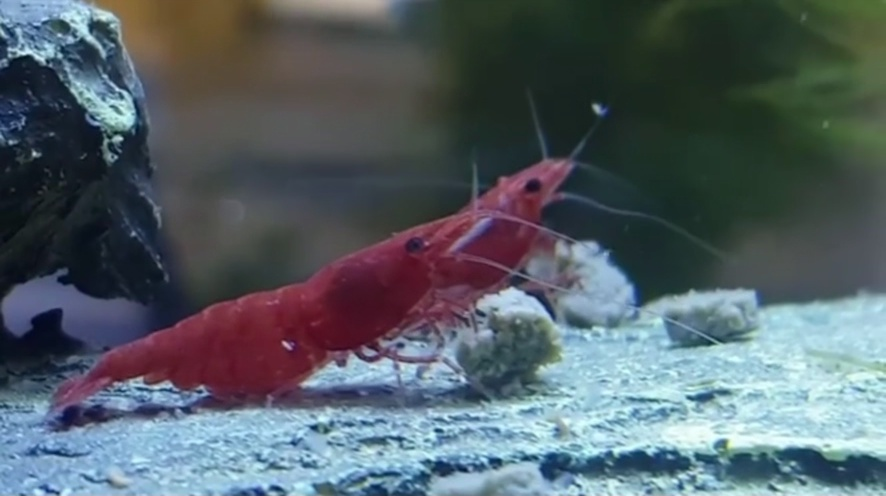
#> input picture ui/assets/video_013_raw.jpg, 886 x 496 px
$ python -i tracker.py   (imports and definitions only)
#> lines starting #> are read from the running program, lines starting #| are printed output that depends on the picture; after the words box and inside, x2 and y2 are one past the last pixel; in counts of white or black regions, pixels touching at a corner belong together
#> further down, picture is the input picture: shape (496, 886, 3); mean B, G, R 102.5, 96.1, 84.9
"""
Precision Underwater Shrimp Vision & Group Tracking Engine.
Combines:
1. Multi-Stream Aquatic Detection:
   - Chromatic Salience Stream (red/orange/carotenoid feeding shrimp, e.g. Neocaridina, P. monodon)
   - Translucent Morphometric Saliency Stream (P. vannamei whiteleg shrimp bodies & antennae)
   - Motion Gated Stream (MOG2 for swimming pelagic schools)
   - YOLOv8 Single-Shot Detection
2. Biometric Morphological Validation (aspect ratio, solidity, extent)
3. Non-Maximum Suppression (NMS) multi-stream fusion
4. Temporal Track Association with Persistence (handles stationary feeding & fast swimming)
5. DBSCAN Spatial Swarm Grouping with depth-calibrated radius and convex hulls
"""

from typing import List, Dict, Any, Tuple, Optional
from dataclasses import dataclass, field
from pathlib import Path
import cv2
import warnings
import numpy as np
from sklearn.cluster import DBSCAN

try:
    from ultralytics import YOLO
    ULTRALYTICS_AVAILABLE = True
except ImportError:
    ULTRALYTICS_AVAILABLE = False


@dataclass
class TrackedShrimp:
    """Represents an unvalidated tracked shrimp candidate."""
    shrimp_id: int
    bbox: Tuple[int, int, int, int]  # (x1, y1, x2, y2)
    centroid: Tuple[int, int]         # (cx, cy)
    confidence: float
    group_id: int = -1                # -1 if solitary
    consecutive_hits: int = 1
    lost_frames: int = 0
    area: float = 0.0


@dataclass
class ShrimpGroup:
    """Represents a recognized cluster/school of shrimp tracked across frames."""
    group_id: int
    shrimp_count: int
    member_ids: List[int]
    centroid: Tuple[int, int]
    velocity: Tuple[float, float] = (0.0, 0.0)  # (dx, dy) motion vector
    convex_hull: Optional[np.ndarray] = None
    bounding_box: Optional[Tuple[int, int, int, int]] = None
    density: float = 0.0
    disappeared_frames: int = 0


class ShrimpGroupTracker:
    """
    Multi-Stream Precision Shrimp Tracker:
    - Generates candidate detections; performance requires labeled-data evaluation.
    """

    def __init__(
        self,
        model_path: str = "yolov8n.pt",
        weights_path: Optional[Any] = None,
        conf_threshold: float = 0.25,
        iou_threshold: float = 0.40,
        dbscan_eps: float = 65.0,
        dbscan_min_samples: int = 2,
        tracker_type: str = "bytetrack.yaml",
        device: str = "cpu",
        max_group_disappeared: int = 15,
        max_track_disappeared: int = 5,
        group_match_threshold: float = 120.0,
        min_track_hits: int = 2,
    ):
        if weights_path is not None:
            model_path = str(weights_path)

        self.conf_threshold = conf_threshold
        self.iou_threshold = iou_threshold
        self.dbscan_eps = dbscan_eps
        self.dbscan_min_samples = dbscan_min_samples
        self.tracker_type = tracker_type
        self.device = device
        self.max_group_disappeared = max_group_disappeared
        self.max_track_disappeared = max_track_disappeared
        self.group_match_threshold = group_match_threshold
        self.min_track_hits = min_track_hits

        self.group_palette = [
            (50, 205, 50),    # Lime Green
            (0, 215, 255),    # Amber
            (255, 99, 71),    # Tomato Red
            (30, 144, 255),   # Dodger Blue
            (238, 130, 238),  # Violet
            (0, 255, 255),    # Cyan
            (255, 105, 180),  # Hot Pink
            (138, 43, 226),   # Purple
            (0, 250, 154),    # Spring Green
            (255, 140, 0),    # Dark Orange
        ]

        # Pre-allocated morphological kernel bank for fast vectorized SIMD processing
        self.k_open_3 = cv2.getStructuringElement(cv2.MORPH_ELLIPSE, (3, 3))
        self.k_open_5 = cv2.getStructuringElement(cv2.MORPH_ELLIPSE, (5, 5))
        self.k_clean_7 = cv2.getStructuringElement(cv2.MORPH_ELLIPSE, (7, 7))
        self.max_proc_width = 960  # Fast inference pyramid for high-res 1080p/4K feeds

        # Aquatic motion background subtractor
        self.fgbg = cv2.createBackgroundSubtractorMOG2(history=50, varThreshold=40, detectShadows=False)

        # Track registry
        self.active_tracks: Dict[int, TrackedShrimp] = {}
        self.shrimp_trajectory_history: Dict[int, List[Tuple[int, int]]] = {}
        self.active_groups: Dict[int, ShrimpGroup] = {}
        self.next_shrimp_id = 1
        self.next_group_id = 1
        self.max_trajectory_len = 25

        # Model loading
        self.is_custom_model = False
        self.model = self._load_yolo_model(model_path)

    def _load_yolo_model(self, model_path: str):
        self.shrimp_class_ids = []
        p = Path(model_path)
        if not ULTRALYTICS_AVAILABLE or not p.is_file() or p.stat().st_size <= 1024:
            warnings.warn("No usable shrimp model: running unvalidated heuristic detector.", RuntimeWarning)
            return None
        try:
            model = YOLO(str(p))
            names = model.names
            items = names.items() if isinstance(names, dict) else enumerate(names)
            self.shrimp_class_ids = [int(k) for k, v in items if "shrimp" in str(v).lower()]
            self.is_custom_model = bool(self.shrimp_class_ids)
            if not self.is_custom_model:
                warnings.warn("Weights have no shrimp class; using heuristic candidates only.", RuntimeWarning)
                return None
            return model
        except Exception as exc:
            warnings.warn(f"Could not load shrimp weights: {exc}. Using heuristics.", RuntimeWarning)
            return None

    # [8 lines left out: function reset, not called in this run]

    def update(
        self,
        frame: np.ndarray,
        custom_eps: Optional[float] = None,
        custom_min_samples: Optional[int] = None,
    ) -> Tuple[List[TrackedShrimp], List[ShrimpGroup]]:
        """Main update step."""
        eps = custom_eps if custom_eps is not None else self.dbscan_eps
        min_samples = custom_min_samples if custom_min_samples is not None else self.dbscan_min_samples

        # 1. Multi-Stream Candidate Localization
        candidates = self._detect_shrimp_candidates(frame)

        # 2. Temporal Association & Tracking
        shrimps = self._update_tracks(candidates)

        # 3. DBSCAN Spatial Swarm Grouping
        groups = self._cluster_shrimp_groups(shrimps, eps=eps, min_samples=min_samples)

        # 4. Group Tracking Over Time
        tracked_groups = self._track_groups_over_time(groups)

        for shrimp in shrimps:
            shrimp.group_id = -1
        membership = {sid: group.group_id for group in tracked_groups for sid in group.member_ids}
        for shrimp in shrimps:
            shrimp.group_id = membership.get(shrimp.shrimp_id, -1)
        return shrimps, tracked_groups

    def _detect_shrimp_candidates(self, frame: np.ndarray) -> List[Tuple[int, int, int, int, float]]:
        """
        High-throughput multi-stream aquatic detector fusing:
        - Stream 1: Chromatic Pigmentation Mask (red/orange/pink shrimp)
        - Stream 2: Translucent / High-Contrast Optical Saliency (P. vannamei bodies)
        - Stream 3: Motion Foreground (MOG2)
        - Stream 4: Custom YOLO if loaded
        Downscales high-resolution frames before candidate extraction; measure speed on target hardware.
        """
        candidate_boxes = []
        candidate_confs = []

        h_f, w_f = frame.shape[:2]

        # 1. Fast multiscale pyramid: downscale 1080p/4K frames to normalized width for mask generation
        if w_f > self.max_proc_width:
            scale_factor = self.max_proc_width / float(w_f)
            proc_w = self.max_proc_width
            proc_h = int(h_f * scale_factor)
            proc_frame = cv2.resize(frame, (proc_w, proc_h), interpolation=cv2.INTER_LINEAR)
            inv_scale = 1.0 / scale_factor
        else:
            proc_frame = frame
            proc_w, proc_h = w_f, h_f
            inv_scale = 1.0

        # If custom shrimp model is available
        if self.is_custom_model and self.model is not None:
            try:
                results = self.model.predict(proc_frame, conf=self.conf_threshold, iou=self.iou_threshold, verbose=False, device=self.device, classes=self.shrimp_class_ids)
                if results and len(results) > 0:
                    for b in results[0].boxes:
                        coords = b.xyxy[0].cpu().numpy().astype(int)
                        conf = float(b.conf[0].cpu().numpy())
                        w = coords[2] - coords[0]
                        h = coords[3] - coords[1]
                        # scale back to native resolution
                        candidate_boxes.append([int(coords[0] * inv_scale), int(coords[1] * inv_scale), int(w * inv_scale), int(h * inv_scale)])
                        candidate_confs.append(conf)
            except Exception as exc:
                raise RuntimeError("Shrimp model inference failed; refusing silent fallback") from exc

        total_px = proc_w * proc_h
        min_area = max(140, int(total_px * 0.0008))
        max_area = min(250000, int(total_px * 0.50))

        # Stream 1: Chromatic Pigment Mask (e.g. Red cherry, orange feeding shrimp)
        hsv = cv2.cvtColor(proc_frame, cv2.COLOR_BGR2HSV)
#> hsv: shape (496, 886, 3); mean H, S, V 93, 83.4, 111
        m1 = cv2.inRange(hsv, np.array([0, 38, 25]), np.array([22, 255, 255]))
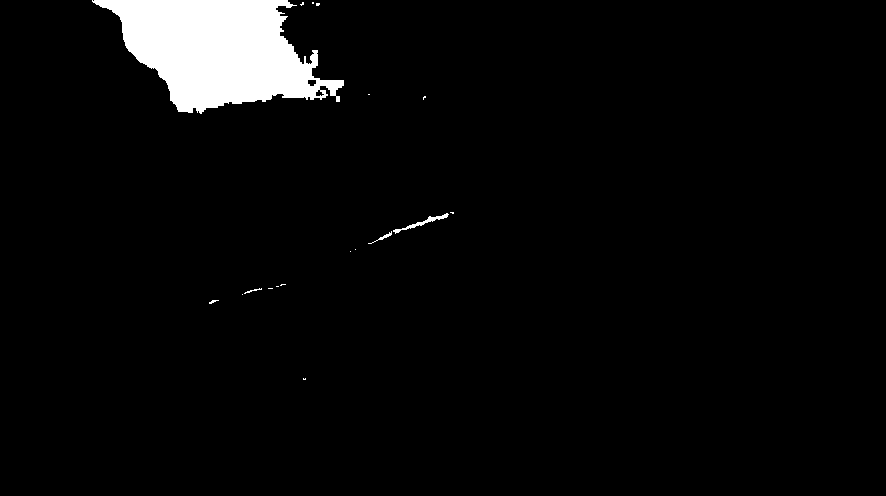
#> m1: shape (496, 886); 4% white; 18 white regions (13 under 20 px), largest, box (x1, y1, x2, y2) and area: (92, 0, 344, 114) 17084, (393, 213, 449, 234) 194, (368, 231, 392, 244) 52, (244, 288, 262, 294) 29, (209, 300, 219, 304) 20
        m2 = cv2.inRange(hsv, np.array([150, 38, 25]), np.array([180, 255, 255]))
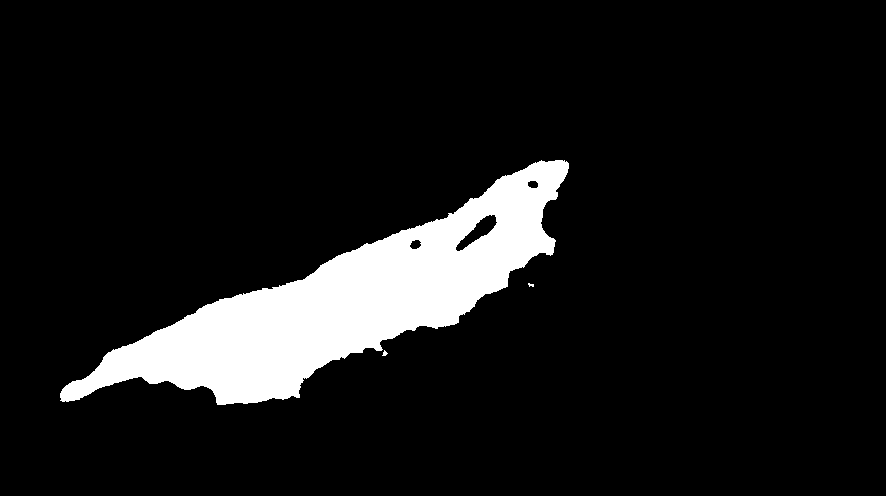
#> m2: shape (496, 886); 9.5% white; 3 white regions (1 under 20 px), largest, box (x1, y1, x2, y2) and area: (60, 160, 569, 405) 41914, (382, 350, 388, 356) 20
        chroma_mask = cv2.morphologyEx(m1 | m2, cv2.MORPH_OPEN, self.k_open_5)
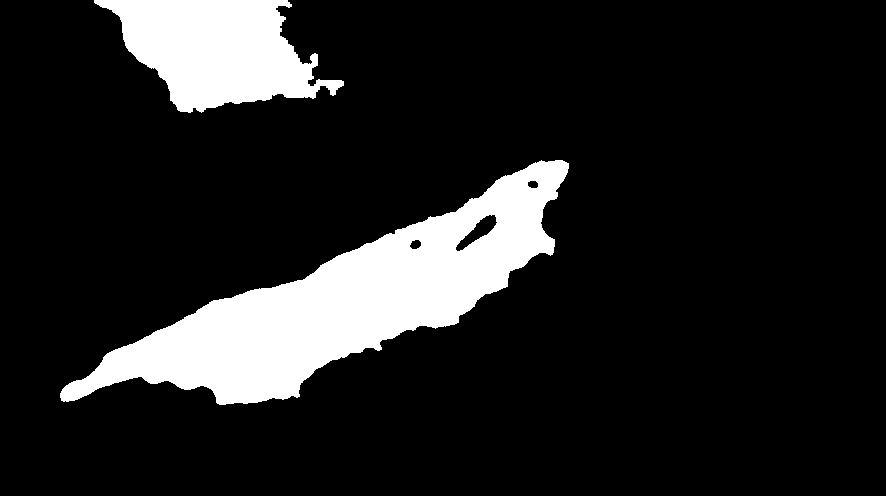
#> chroma_mask: shape (496, 886); 13.4% white; 2 white regions, box (x1, y1, x2, y2) and area: (60, 160, 569, 405) 42170, (94, 0, 344, 113) 16874

        # Stream 2: Motion Foreground
        fgmask = self.fgbg.apply(proc_frame)
#> fgmask: shape (496, 886); every value is 255
        motion_mask = cv2.morphologyEx(fgmask, cv2.MORPH_OPEN, self.k_open_5)

        # Stream 3: Translucent Morphological Saliency (P. vannamei bodies & antennae)
        gray = cv2.cvtColor(proc_frame, cv2.COLOR_BGR2GRAY)
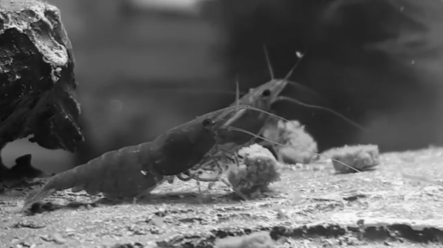
#> gray: shape (496, 886) (shown at 1/2 size); min 7, max 250, mean 93.5
        tophat = cv2.morphologyEx(gray, cv2.MORPH_TOPHAT, self.k_open_5)
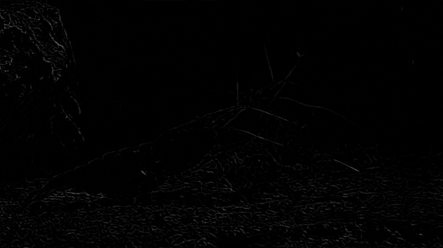
#> tophat: shape (496, 886) (shown at 1/2 size); min 0, max 105, mean 1.9
        # Saliency threshold tuned to suppress suspended sediment while isolating crustaceans
        _, tophat_mask = cv2.threshold(tophat, 36, 255, cv2.THRESH_BINARY)
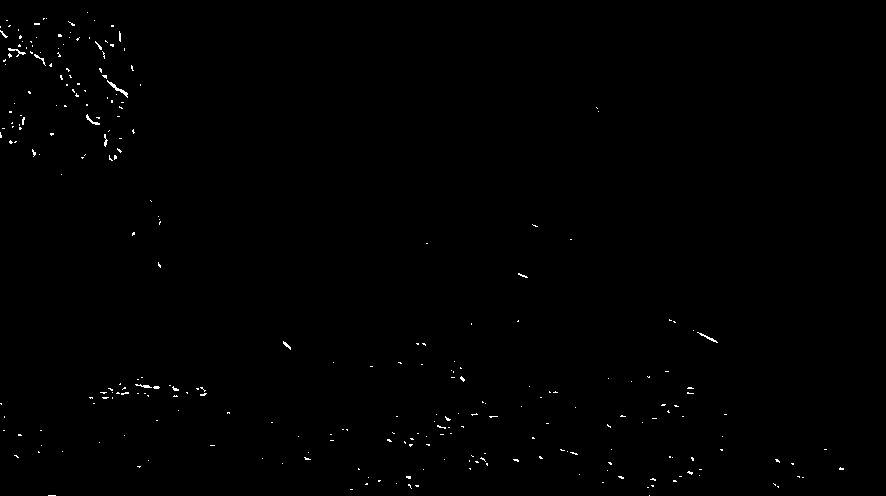
#> tophat_mask: shape (496, 886); 0.37% white in thin lines or dots
        tophat_mask = cv2.morphologyEx(tophat_mask, cv2.MORPH_OPEN, self.k_open_3)
#> tophat_mask: shape (496, 886); 0.11% white in thin lines or dots, all inside (x1, y1, x2, y2) = (0, 23, 842, 479)

        # Evaluate candidate contours across streams
        for mask, conf_base in [(chroma_mask, 0.94), (motion_mask, 0.82), (tophat_mask, 0.74)]:
            cnts, _ = cv2.findContours(mask, cv2.RETR_EXTERNAL, cv2.CHAIN_APPROX_SIMPLE)
            for c in cnts:
                area = cv2.contourArea(c)
                if min_area <= area <= max_area:
                    x, y, w, h = cv2.boundingRect(c)
                    aspect = float(w) / max(h, 1)

                    # 1. Morphometric Aspect Ratio: Shrimp in 2D projection are elongated crustaceans
                    if not (0.22 <= aspect <= 4.5):
                        continue

                    hull = cv2.convexHull(c)
                    hull_area = cv2.contourArea(hull)
                    if hull_area <= 0:
                        continue

                    solidity = area / hull_area
                    extent = area / max(w * h, 1)

                    # 2. Reject circular convex objects (aeration bubbles, sediment grains, rocks)
                    # Air bubbles and pebbles are nearly 1:1 circular with high solidity (>0.80)
                    is_circular = (0.78 <= aspect <= 1.28)
                    if is_circular and solidity > 0.78:
                        continue

                    # 3. True shrimp exhibit concave curves (abdomen curl, rostrum, pleopods)
                    if not (0.24 <= solidity <= 0.85):
                        continue

                    if not (0.16 <= extent <= 0.72):
                        continue

                    # 4. Color & Reflectance Check: Reject white specular reflection glints and bubbles
                    roi = proc_frame[max(0, y):min(proc_h, y + h), max(0, x):min(proc_w, x + w)]
                    if roi.size > 0:
                        roi_hsv = cv2.cvtColor(roi, cv2.COLOR_BGR2HSV)
                        mean_sat = float(np.mean(roi_hsv[:, :, 1]))
                        mean_val = float(np.mean(roi_hsv[:, :, 2]))
                        # Air bubbles and water glare are near-zero saturation and extremely high brightness
                        if mean_val > 225 and mean_sat < 18:
                            continue

                    # Suppress extreme frame boundary artifacts (camera housing / HUD edge)
                    if y <= int(15 * (proc_h / 496.0)) or (x < int(120 * (proc_w / 886.0)) and y < int(80 * (proc_h / 496.0))):
                        continue

                    # Touching shrimp splitting: if large macro shot with multiple shrimp
                    if area > total_px * 0.045:
                        submask = np.zeros(mask.shape, dtype=np.uint8)
                        cv2.drawContours(submask, [c], -1, 255, -1)
                        ys, xs = np.where(submask == 255)
                        if len(xs) > 1000:
                            step = max(1, len(xs) // 5000)
                            pts = np.column_stack([xs[::step], ys[::step]]).astype(np.float32)
                            criteria = (cv2.TERM_CRITERIA_EPS + cv2.TERM_CRITERIA_MAX_ITER, 6, 1.0)
                            _, labels, centers = cv2.kmeans(pts, 2, None, criteria, 5, cv2.KMEANS_PP_CENTERS)
                            center_dist = np.linalg.norm(centers[0] - centers[1])
                            counts = [np.count_nonzero(labels == 0), np.count_nonzero(labels == 1)]
                            if center_dist > proc_w * 0.12 and min(counts) > 0.20 * len(pts):
                                for k in range(2):
                                    k_pts = pts[labels.flatten() == k]
                                    min_x, min_y = np.min(k_pts, axis=0).astype(int)
                                    max_x, max_y = np.max(k_pts, axis=0).astype(int)
                                    candidate_boxes.append([
                                        int(min_x * inv_scale),
                                        int(min_y * inv_scale),
                                        int((max_x - min_x) * inv_scale),
                                        int((max_y - min_y) * inv_scale)
                                    ])
                                    candidate_confs.append(conf_base + 0.05)
                                continue

                    # Map back to native full resolution
                    candidate_boxes.append([
                        int(x * inv_scale),
                        int(y * inv_scale),
                        int(w * inv_scale),
                        int(h * inv_scale)
                    ])
                    candidate_confs.append(conf_base)
#> this loop made 3 passes
#> conf_base on passes 1, 3: 0.94, 0.74
#> (the rest of the program and of its run is left out)
